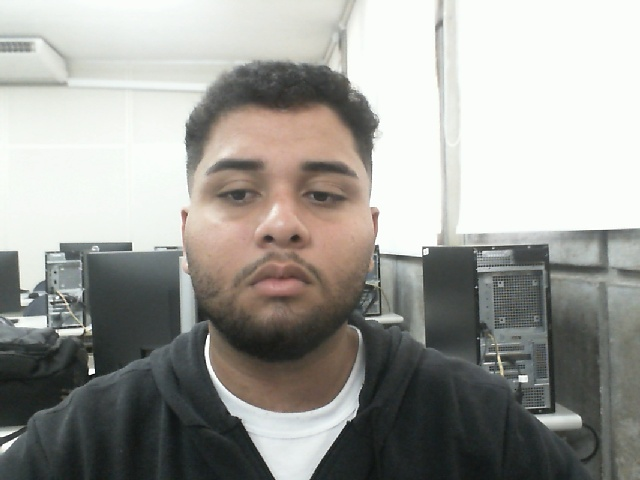
#> input picture yolo_training/dataset/Israel/1.jpg, 640 x 480 px, found by its file name; its folder holds 4 pictures in this run
$ python training.py
#> lines starting #> are read from the running program, lines starting #| are printed output that depends on the picture
import cv2
import os
import numpy as np

# Caminho para o dataset
dataset_path = "./dataset/israel"
images = []
labels = []

label = 0  # só uma pessoa, então 0

for filename in os.listdir(dataset_path):
    if filename.endswith(".jpg") or filename.endswith(".png"):
        img_path = os.path.join(dataset_path, filename)
        gray = cv2.imread(img_path, cv2.IMREAD_GRAYSCALE)
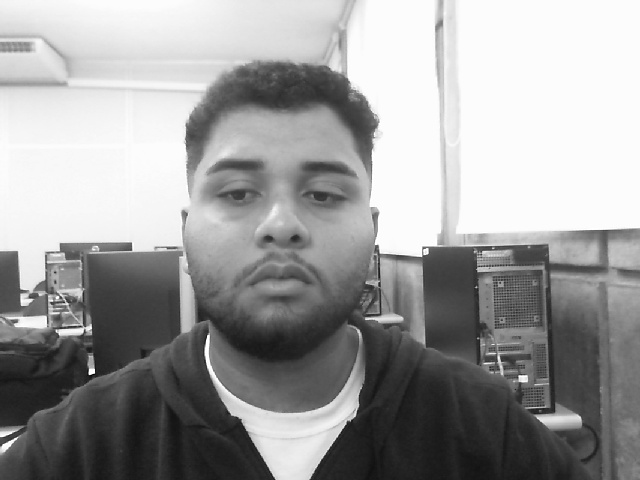
#> gray: shape (480, 640); min 0, max 255, mean 156
        images.append(gray)
        labels.append(label)
#> pass 2 of the loop `for filename in os.listdir(dataset_path):`:
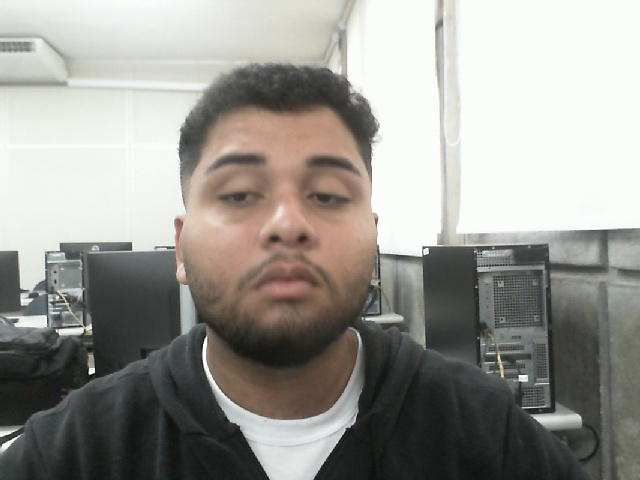
#> input picture yolo_training/dataset/Israel/10.jpg, 640 x 480 px, found by its file name
#> `gray = cv2.imread(img_path, cv2.IMREAD_GRAYSCALE)`:
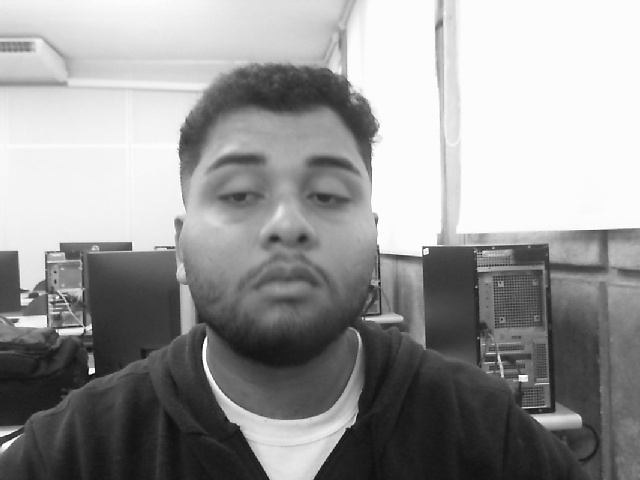
#> gray: shape (480, 640); min 0, max 255, mean 151.2
#> pass 3 of the loop `for filename in os.listdir(dataset_path):`:
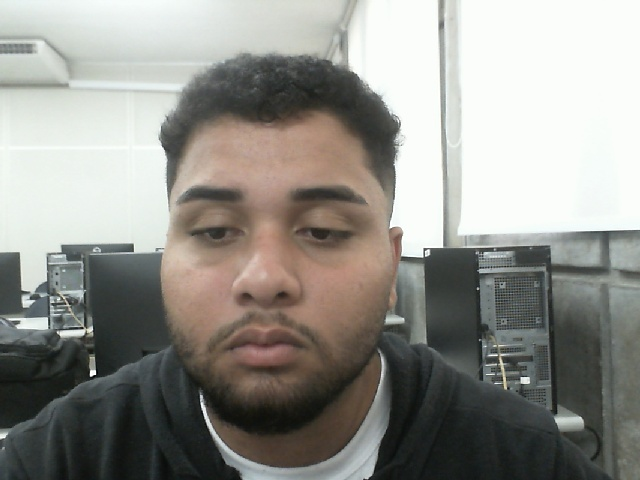
#> input picture yolo_training/dataset/Israel/100.jpg, 640 x 480 px, found by its file name
#> `gray = cv2.imread(img_path, cv2.IMREAD_GRAYSCALE)`:
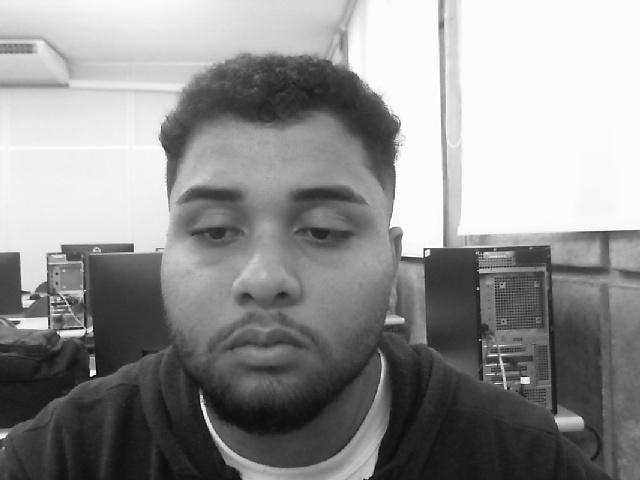
#> gray: shape (480, 640); min 0, max 255, mean 144.6
#> the loop made 4 passes; the first 3 are shown

images = np.array(images)
labels = np.array(labels)

# Criar reconhecedor LBPH
recognizer = cv2.face.LBPHFaceRecognizer_create()
recognizer.train(images, labels)

recognizer.write("trainer.yml")  # <--- aqui você cria o arquivo
print("[INFO] Treinamento concluído!")
